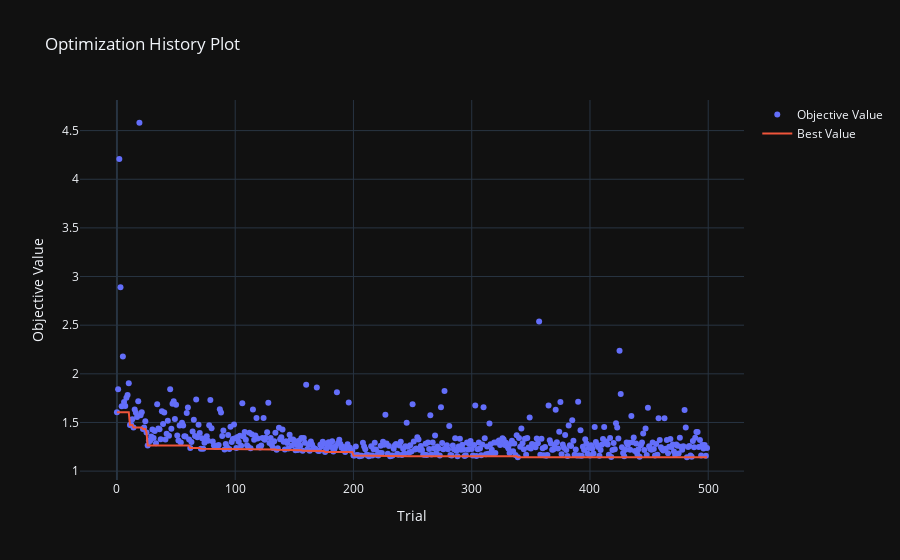

Notebook cell for this chart:
### Code cell
fig = plot_optimization_history(study_xgb)
fig.show()

### Figure 1 — Plotly figure (JSON) as saved in the notebook; plotly's stock layout.template omitted (floating-point values rounded to 4 significant figures; data arrays with more than 128 entries replaced by an {"elided": "..."} marker saying what was removed)
{"data": [{"mode": "markers", "name": "Objective Value", "type": "scatter", "x": {"elided": "500 int values"}, "y": {"elided": "500 float values"}}, {"mode": "lines", "name": "Best Value", "type": "scatter", "x": {"elided": "500 int values"}, "y": {"elided": "500 float values"}}, {"marker": {"color": "#cccccc"}, "mode": "markers", "name": "Infeasible Trial", "showlegend": false, "type": "scatter", "x": [], "y": []}], "layout": {"title": {"text": "Optimization History Plot"}, "xaxis": {"title": {"text": "Trial"}}, "yaxis": {"title": {"text": "Objective Value"}}}}
